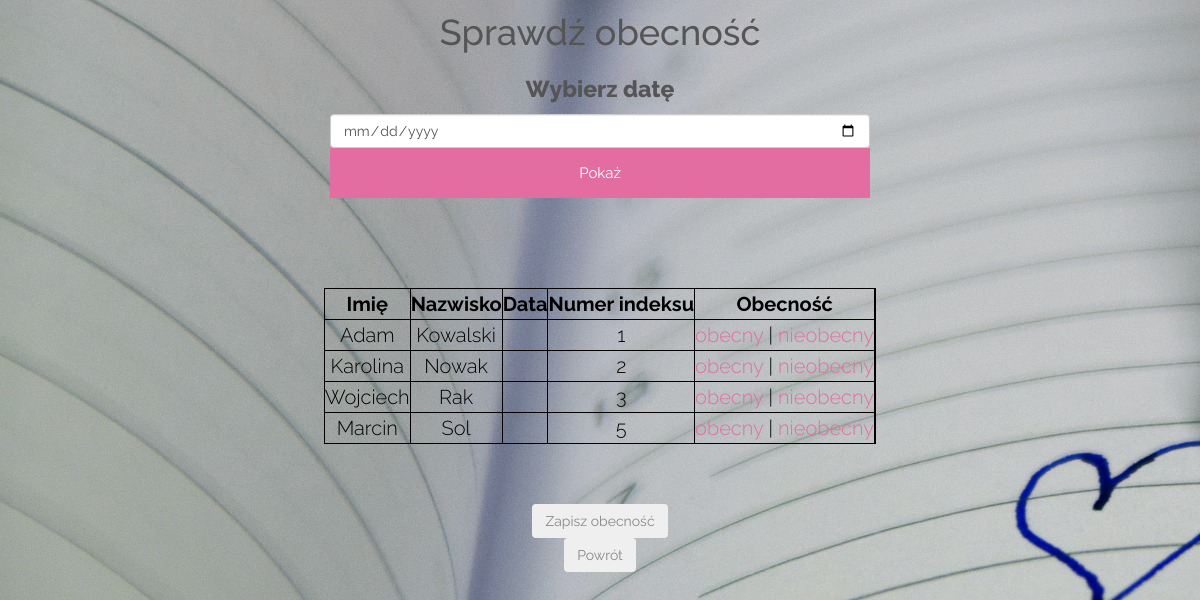
/presence_check.php?id_subject=27 (signed in), run on the app's committed database.
### tables this page shows
CREATE TABLE `grades` (
  `id_grade` int(4) NOT NULL,
  `grade_1` int(1) NOT NULL,
  `grade_2` int(1) NOT NULL,
  `grade_3` int(1) NOT NULL,
  `id_student` int(11) NOT NULL,
  `student_name` varchar(15) NOT NULL,
  `student_surname` varchar(30) NOT NULL,
  `subject_name` varchar(30) NOT NULL,
  `id_subject` int(2) NOT NULL
);

### presence_check.php (the view, shortened to what this page needs)
<!DOCTYPE html>
<html lang="pl">
<head>
		<link rel="stylesheet" href="assets/bootstrap/css/bootstrap.min.css">
		<link rel="stylesheet" href="assets/font-awesome/css/font-awesome.min.css">
		<link rel="stylesheet" href="assets/css/animate.css">
		<link rel="stylesheet" href="assets/css/style.css">
		<link rel="stylesheet" href="assets/css/media-queries.css">
</head>
<body>
   <body>
	<div class="header">
		<h2>Sprawdź obecność</h2>
	</div>
		<div class="header">
			<h3> Wybierz datę</h3>
		</div>
        <div class="container">
			<div class="col-sm-6 col-sm-offset-3 r-form-1-box wow fadeInUp">
				<form action="" method="post">
					<input type="date" name="show_date"  class="r-form-1-first-name form-control" id="r-form-1-first-name">
					<button type="submit" class="btn" name="submit_date" >Pokaż</button><br><br>
				</form>
			</div>
		</div>
		<form action="server.php" method="post">
		<table  style="color:black;text-align:center; font-size: 20px; font-weight: 300; margin: 3em auto">
			<tr>
				<th><b>Imię</b></th>
				<th><b>Nazwisko</b></th>
				<th><b>Data</b></th>
				<th><b>Numer indeksu</b></th>
				<th><b>Obecność</b></th>
			</tr>
		<?php
		include('connectpdo.php');
		$show_date="";
		$id_subject = isSet( $_GET['id_subject'] ) ? intval( $_GET['id_subject'] ) : 0;
		if( $id_subject > 0 ) {
			$query = $dbh->prepare("SELECT id_student, student_surname, student_name, id_subject FROM grades WHERE id_subject= :id_subject");
			$query->bindParam( ':id_subject', $id_subject );
			$query->execute();
			foreach($query->fetchAll() as $details)
			{
				echo '<tr>';
					echo '<td>' . $details['student_name'] . '</td>';
					echo '<td>' . $details['student_surname'] . '</td>';
					echo '<td>' . $show_date . '</td>';
					echo '<td>' . $details['id_student'] . '</td>';
					echo '<td><a href="presence_is.php?id_student=' . $details['id_student'] . '">obecny</a> | <a href="presence_no.php?id_student=' . $details['id_student'] . '">nieobecny</a></td>';
			}
		}
		?>
		</tr>
		</table>
		<button type="submit" class="btn" name="update_grades">Zapisz obecność</button><br>
		</form>
		<button type="submit" class="btn" name="back" onclick="window.location.href='http://localhost/dziennik2/index.php'">Powrót</button><br><br>
</body>
</html>

### assets/css/style.css (style rules this page uses)
body { font-family: 'Raleway', sans-serif; font-size: 30px; font-weight: 400px; color: #888; line-height: 30px; text-align: center; background-image: url('1.jpg'); }
a, a:hover, a:focus { color: #e36da1; text-decoration: none; -o-transition: all .3s; -moz-transition: all .3s; -webkit-transition: all .3s; -ms-transition: all .3s; transition: all .3s; }
h1, h2 { margin-top: 10px; font-size: 36px; font-weight: 700px; color: #555; line-height: 44px; }
h3 { font-size: 23px; font-weight: 300; color: #555; line-height: 30px; }
h3 { font-size: 23px; font-weight: 800; color: #555; line-height: 30px; }
table, th, td { border: 1px solid black; color: black; text-align:center; font-size: 20px; font-weight: 300; }
.r-form-1-box button.btn { width: 100%; height: 50px; margin: 0; padding: 0 20px; vertical-align: middle; background: #e36da1; border: 0; font-family: 'Raleway', sans-serif; font-size: 15px; font-weight: 400; line-height: 50px; color: #fff; -moz-border-radius: 0; -webkit-border-radius: 0; border-radius: 0; text-shadow: none; -moz-box-shadow: none; -webkit-box-shadow: none; box-shadow: none; -o-transition: all .3s; -moz-transition: all .3s; -webkit-transition: all .3s; -ms-transition: all .3s; transition: all .3s; }

### data on the page
grades: student_name "Adam", student_surname "Kowalski", id_student "1"
grades: student_name "Karolina", student_surname "Nowak", id_student "2"
grades: student_name "Wojciech", student_surname "Rak", id_student "3"
grades: student_name "Marcin", student_surname "Sol", id_student "5"
